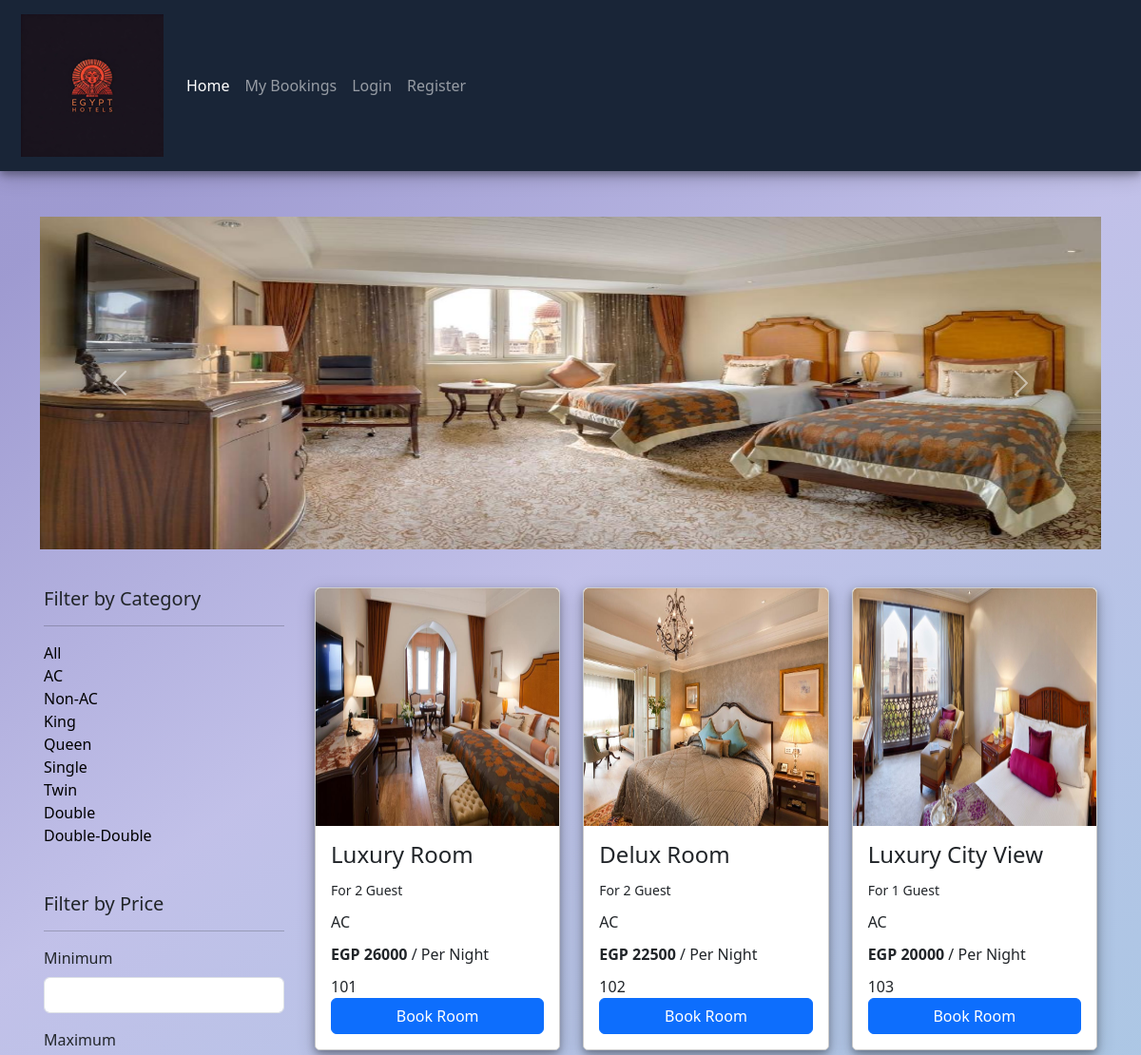
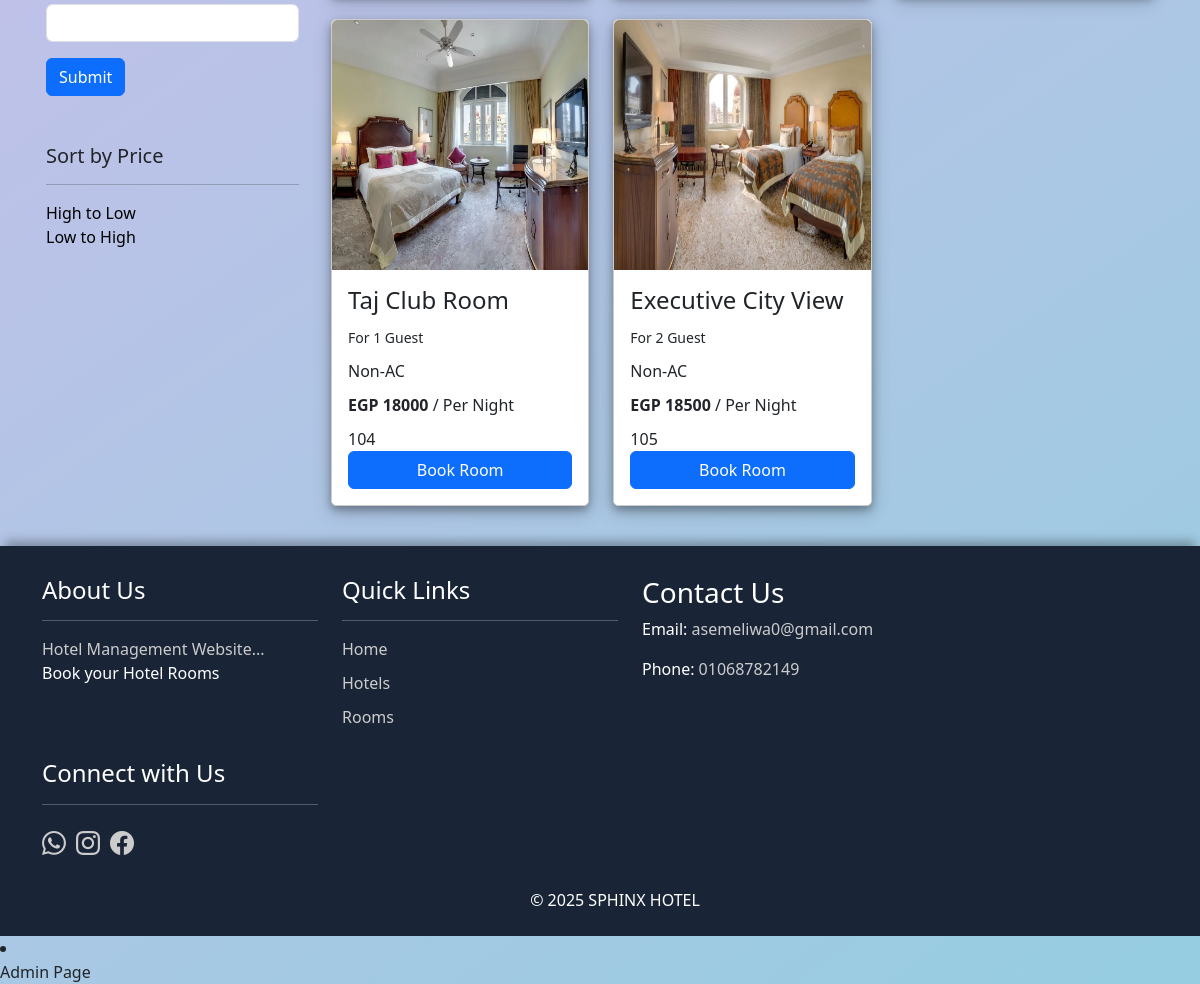
/viewRoom/1, run on the app's committed database (2 pictures, top to bottom).
### hmsApp/models.py (models this page shows, shortened)
class ImageGallery(models.Model):
    hotel = models.ForeignKey(Hotel, on_delete=models.CASCADE)
    imagegallery = models.ImageField(upload_to="hotelroom_gallery")

class Room(models.Model):
    hotel = models.ForeignKey(Hotel, on_delete=models.CASCADE)
    room_id = models.IntegerField(primary_key=True)
    room_name = models.CharField(max_length=50)
    room_status = (
        ("1", "available"),
        ("2", "not available"),
    )
    type = {
        ("King Room", "King Room"),
        ("Queen Room", "Queen Room"),
        ("Single Room", "Single Room"),
        ("Double Room", "Double Room"),
        ("Double-Double Room", "Double-Double Room"),
        ("Twin Room", "Twin Room"),
    }
    room_category = models.CharField(max_length=20, choices=type)
    room_contain = {("AC", "AC"), ("Non-AC", "Non-AC")}
    ac_room = models.CharField(max_length=10, choices=room_contain, default=True)
    max_capacity = models.IntegerField(default=1)
    room_price = models.IntegerField()
    roomImage = models.ImageField(upload_to="room_pics")
    status = models.CharField(choices=room_status, max_length=15, default=True)
    available = models.BooleanField(default=True)
    prod = CustomeManager()
    objects = models.Manager()

### hmsApp/views.py (the view)
# urls.py: path("viewRoom/<int:hid>", views.viewRoom, name="viewRoom"),
def viewRoom(req, hid):
    hotels = Hotel.objects.get(hotel_id=hid)
    rooms = Room.objects.filter(hotel_id=hid)
    gallery = ImageGallery.objects.filter(hotel_id=hid)
    context = {
        "hotels": hotels,
        "rooms": rooms,
        "gallery": gallery,
    }
    return render(req, "viewRoom.html", context)

### templates/viewRoom.html (shortened to what this page needs)
{% extends 'base.html' %}
{% load static %}
{% block body %}
<div class="col-md-12  mt-5 ">
    <div id="carouselExampleAutoplaying" class="carousel slide" data-bs-ride="carousel">
        <div class="carousel-inner">
            {% for x in gallery %}
            <div class="carousel-item active">
                <img src="{{x.imagegallery.url}}" class="d-block w-100" alt="" height="350px">
            </div>
            {% endfor %}
        </div>
        <button class="carousel-control-prev" type="button" data-bs-target="#carouselExampleAutoplaying"
            data-bs-slide="prev">
            <span class="carousel-control-prev-icon" aria-hidden="true"></span>
        </button>
        <button class="carousel-control-next" type="button" data-bs-target="#carouselExampleAutoplaying"
            data-bs-slide="next">
            <span class="carousel-control-next-icon" aria-hidden="true"></span>
        </button>
    </div>
</div>
<div class="row">
    <div class="col-md-3 mt-4 p-3 filter">
        <h5>Filter by Category</h5>
        <hr>
        <a href="/viewRoom/{{hotels.hotel_id}}">All</a><br>
        <a href="/aclist/{{hotels.hotel_id}}">AC</a><br>
        <a href="/nonaclist/{{hotels.hotel_id}}">Non-AC </a><br>
        <a href="/kingroomlist/{{hotels.hotel_id}}">King</a><br>
        <a href="/queenroomlist/{{hotels.hotel_id}}">Queen</a><br>
        <a href="/singleroomlist/{{hotels.hotel_id}}">Single</a><br>
        <a href="/twinroomlist/{{hotels.hotel_id}}">Twin</a><br>
        <a href="/doubleroomlist/{{hotels.hotel_id}}">Double </a><br>
        <a href="/doubledoubleroomlist/{{hotels.hotel_id}}">Double-Double</a>
        <br><br><br>
        <h5>Filter by Price</h5>
        <hr>
        <form method="POST" action="{% url 'range' %}">
            <div class="mb-3">
                <label for="Input1" class="form-label">Minimum</label>
                <input type="text" class="form-control" name="min" id="Input1">
            </div>
            <div class="mb-3">
                <label for="exampleInput2" class="form-label">Maximum</label>
                <input type="text" class="form-control" name="max" id="exampleInput2">
            </div>
            <button type="submit" class="btn btn-primary">Submit</button>
        </form>
        <br><br>
        <h5>Sort by Price</h5>
        <hr>
        <a href="/descpriceOrder/{{hotels.hotel_id}}">High to Low</a><br>
        <a href="/priceOrder/{{hotels.hotel_id}}">Low to High</a>
    </div>
    <div class="col-md-9 mt-4 p-3">
        <div class="row">
            {% for x in rooms %}
            <div class="col-md-4 mb-4">
                <div class="card" style="width: 100%; margin: 0px;">
                    <img src="{{x.roomImage.url}}" class="card-img-top" alt="image" width="100%" height="250px">
                    <div class="card-body">
                        <h5 class="card-title">{{x.room_name}}</h5>
                        <p class="card-text"><small>For {{x.max_capacity}} Guest</small></p>
                        <p class="card-text">{{x.ac_room}} </p>
                        <p class="card-text"><b>EGP {{x.room_price}}</b> / Per Night</p>
                        {{x.room_id}}
                        <a href="/check_room_availability/{{x.room_id}}" class="btn btn-primary w-100">Book Room</a>
                    </div>
                </div>
            </div>
            {% endfor %}
        </div>
    </div>
</div>
{% endblock %}

### templates/base.html (shortened to what this page needs)
{% load static %}
<!DOCTYPE html>
<html lang="en">
<head>
    <link rel="stylesheet" href="{% static 'css/bootstrap.min.css'%}">
    <link rel="stylesheet" href="https://cdn.jsdelivr.net/npm/bootstrap-icons@1.11.2/font/bootstrap-icons.min.css">
</head>
<body>
    <div class="container-fluid">
        <div class="row">
            <nav class="navbar navbar-expand-lg navbar-dark" style="background-color: #192537;">
                <div class="container-fluid">
                    <a class="navbar-brand" href="/"><img src="{% static 'images/logo2.png' %}" width="150px"></a>
                    <div class="collapse navbar-collapse" id="navbarSupportedContent">
                        <ul class="navbar-nav me-auto mb-2 mb-lg-0">
                            <li class="nav-item">
                                <a class="nav-link active" aria-current="page" href="/">Home</a>
                            </li>
                            <li class="nav-item">
                                <a class="nav-link" aria-current="page" href="/myBooking">My Bookings</a>
                            </li>
                            {% if user.is_authenticated %}
                            <li class="nav-item dropdown">
                                <a class="nav-link dropdown-toggle" data-bs-toggle="dropdown" href="#"
                                    id="navbarDropdown" role="button" aria-expanded="false">Hi {{user.username}}
                                </a>
                                <ul class="dropdown-menu" aria-labelledby="navbarDropdown">
                                    {% if user and user.profile %}
                                    <li><a class="dropdown-item" href="{% url 'profile' user.id %}">My Profile</a></li>
                                    {% else %}
                                    <li><a class="dropdown-item" href="{% url 'createprofile' %}">My Profile</a></li>
                                    {% endif %}
                                    <li><a class="dropdown-item" href="/logout">Logout</a></li>
                                </ul>
                            </li>
                            {% else %}
                            <li class="nav-item">
                                <a class="nav-link" href="/login">Login</a>
                            </li>
                            <li class="nav-item">
                                <a class="nav-link" href="/register">Register</a>
                            </li>
                            {% endif %}
                        </ul>
                    </div>
                </div>
            </nav>
        </div>
    </div>
    <div class="container">
        {% block body %}
        {% endblock %}
    </div>
    <div class="container-fluid">
        <div class="row footer">
            <div class="col-md-3 footer-section">
                <h4>About Us</h4>
                <hr>
                <a href="http://127.0.0.1:8000/admin">Hotel Management Website...</a>
                <p>Book your Hotel Rooms</p>
            </div>
            <div class="col-md-3 footer-section">
                <h4>Quick Links</h4>
                <hr>
                <ul>
                    <li><a href="#">Home</a></li>
                    <li><a href="#">Hotels</a></li>
                    <li><a href="#">Rooms</a></li>
                </ul>
            </div>
            <div class="col-md-3 footer-section">
                <div class="contact">
                    <h3>Contact Us</h3>
                    <p>Email: <a href="mailto:asemeliwa0@gmail.com">asemeliwa0@gmail.com</a></p>
                    <p>Phone: <a href="tel:+201068782149">01068782149</a></p>
                </div>
            </div>
            <div class="col-md-3 footer-section">
                <h4>Connect with Us</h4>
                <hr>
                <div class="social-icons">
                    <h2><a href="https://web.whatsapp.com/"><i class="bi bi-whatsapp"></i></a></h2>
                    <h2><a href="https://www.instagram.com/"><i class="bi bi-instagram"></i></a></h2>
                    <h2><a href="https://web.facebook.com/"><i class="bi bi-facebook"></i></a></h2>
                </div>
            </div>
            <div class="col-md-12 mb-2">
                <p style="text-align: center;">&copy; 2025 SPHINX HOTEL </p>
            </div>
        </div>
    </div>
</body>
</html>
<li class="nav-item">
    <a class="nav-link" href="/admin/">Admin Page</a>
</li>

### templates/base.html (style rules this page uses)
body { background: linear-gradient(145deg, rgba(134, 129, 197, 0.8) 10%, rgba(178, 177, 227, 0.8) 35%, rgba(123, 193, 216, 0.8)100%); }
.container-fluid { padding: 0px 12px; }
.card, .search-container { box-shadow: 0 4px 8px 0 rgba(0, 0, 0, 0.3), 0 6px 20px 0 rgba(0, 0, 0, 0.19); }
.footer { background-color: #192537; color: #fff; padding: 30px 00px 0px 30px; box-shadow: 0 -10px 10px -5px rgba(0, 0, 0, 0.3); }
.footer a { text-decoration: none; color: #fff; }
.navbar { padding: 10px; box-shadow: 0 4px 8px 0 rgba(0, 0, 0, 0.3), 0 6px 20px 0 rgba(0, 0, 0, 0.19); }
.footer-section { flex: 1 0 100%; max-width: 300px; margin-bottom: 20px; }
.footer-section ul { list-style: none; padding: 0; margin: 0; }
.footer-section li { margin-bottom: 10px; }
.footer-section a { color: #ccc; text-decoration: none; }
.social-icons { display: flex; gap: 10px; }
.social-icons a { color: #ccc; text-decoration: none; font-size: 24px; }
.card { display: flex; margin: 20px; border: 1px solid #ccc; border-radius: 5px; overflow: hidden; }
.card-title { font-size: 1.5rem; margin-bottom: 10px; }
.card-text { margin-bottom: 10px; }
a { text-decoration: none; }
.filter a { text-decoration: none; color: #000000; }

### data on the page
ImageGallery: imagegallery (picture)
Room: roomImage (picture), room_name "Luxury Room", max_capacity "2", ac_room "AC", room_price "26000", room_id "101"
Room: roomImage (picture), room_name "Delux Room", max_capacity "2", ac_room "AC", room_price "22500", room_id "102"
Room: roomImage (picture), room_name "Luxury City View", max_capacity "1", ac_room "AC", room_price "20000", room_id "103"
Room: roomImage (picture), room_name "Taj Club Room", max_capacity "1", ac_room "Non-AC", room_price "18000", room_id "104"
Room: roomImage (picture), room_name "Executive City View", max_capacity "2", ac_room "Non-AC", room_price "18500", room_id "105"
